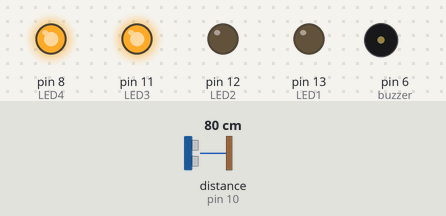
Simulated run of this sketch. Board: Arduino Uno, built with avr-gcc and run on an emulated ATmega328P. On the bench: output pins drawn as LEDs (lit = HIGH), buzzer (waves = sounding, pin HIGH). Wiring (inferred from the names in the program): ultrasonic range finder: trigger pin 9; echo pin 10. The inputs (shaded band) are chosen by the test bench; at power-on: distance to the obstacle (sensor on pin 10) 80 cm. The echo pulse lasts 58.3 µs per cm; pins used as bus, display or sensor lines are not drawn; what the sketch prints to the serial monitor is not drawn.

Above: at 1.2 s.
1.3 s: distance to the obstacle (sensor on pin 10) set to 2 cm
3.0 s: distance to the obstacle (sensor on pin 10) set to 18 cm
Timing chart, 0 to 6.0 s (numbered marks = the images above; inputs shaded):
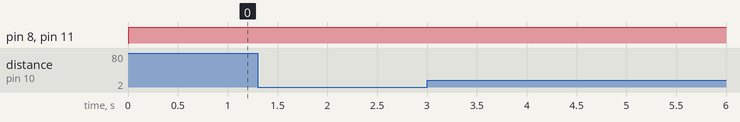

The sketch:

trial_with_ultrasonic.ino
```cpp
const int trigPin =9;
const int echoPin = 10;
int LED1=13;//RED1
int LED2 = 12;//RED2
int LED3=11;//GREEN1
int LED4= 8;//GREEN2
const int buzzer=6;
int delayT=8000;
long duration;
int distance;
int safetyDistance;
void setup() {
  pinMode(trigPin,OUTPUT);
  pinMode(echoPin, INPUT);
  pinMode(buzzer,OUTPUT);
  pinMode(LED1,OUTPUT);
  pinMode(LED2,OUTPUT);
  pinMode(LED3,OUTPUT);
  pinMode(LED4,OUTPUT);
  Serial.begin(9600);
}

void loop() {
  pinMode(trigPin,OUTPUT);
  pinMode(echoPin, INPUT);
  digitalWrite(trigPin, LOW);
  delayMicroseconds(2);

  digitalWrite(trigPin, HIGH);
  delayMicroseconds(10);
  digitalWrite(trigPin, LOW);

  duration = pulseIn(echoPin, HIGH);
  distance = duration*0.034/2;

  safetyDistance = distance;
  if (safetyDistance == 10){
    digitalWrite(LED3, LOW);
    digitalWrite(LED4, LOW);
    //digitalWrite(buzzer, HIGH);
    digitalWrite(LED1, HIGH);
    digitalWrite(LED2, HIGH);
    tone(buzzer,1000);
    delay(1000);
    noTone(buzzer);
    digitalWrite(LED2,LOW);
    digitalWrite(LED1,LOW);
    digitalWrite(LED4, HIGH);
    digitalWrite(LED3, HIGH);
  }
  else{
    digitalWrite(buzzer, LOW);
    digitalWrite(LED1, LOW);
    digitalWrite(LED2, LOW);
    digitalWrite(LED4, HIGH);
    digitalWrite(LED3, HIGH);
  }

  Serial.print("Distance:");
  Serial.print(distance);
  Serial.print("cm");
}
```

Measured:
- after the input at 1.3 s, every drawn part: stays the same
- after the input at 3.0 s, every drawn part: stays the same
